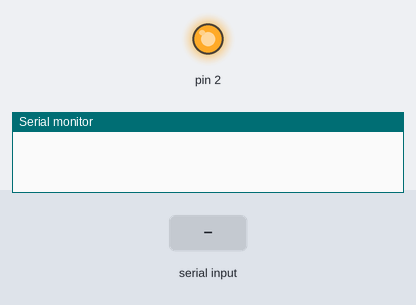
Bench run of a sketch on a simulated Arduino Uno, built with avr-gcc and run on an emulated ATmega328P. On the bench: output pins drawn as LEDs (lit = HIGH), the last lines printed to the serial monitor. The inputs (shaded band) are chosen by the test bench.

Above: at 1.2 s.
1.3 s: "A" received over Serial
At 1.6 s:
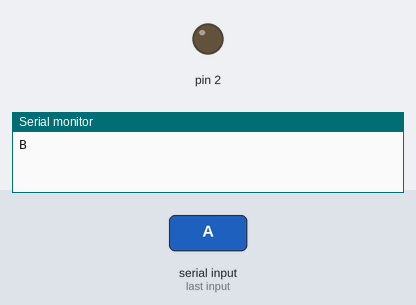
Timing chart, 0 to 4.3 s (numbered marks = the images above; inputs shaded):
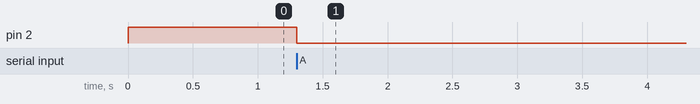

The sketch:

test_esp.ino
```cpp
/*
  ESP8266 CheckFlashConfig by Markus Sattler

  This sketch tests if the EEPROM settings of the IDE match to the Hardware

*/

void setup(void) {
  Serial.begin(115200);
  pinMode(2, OUTPUT);
  digitalWrite(2, HIGH);
}

void loop() {
  // Kiểm tra nếu có dữ liệu được gửi đến từ Serial
  if (Serial.available() > 0) {
    // Đọc dữ liệu từ Serial và lưu vào biến inputString
    uint8_t input = Serial.read();

    // Nếu chuỗi nhận được là "A," thì gửi chuỗi "B" như phản hồi
    if (input == 'A') {
      Serial.print("B"); // Gửi chuỗi "B" qua Serial
      digitalWrite(2, LOW);  // Turn the LED off by making the voltage HIGH
    }
  }
}
```

Measured:
- after the input at 1.3 s, pin 2: HIGH → LOW at once
